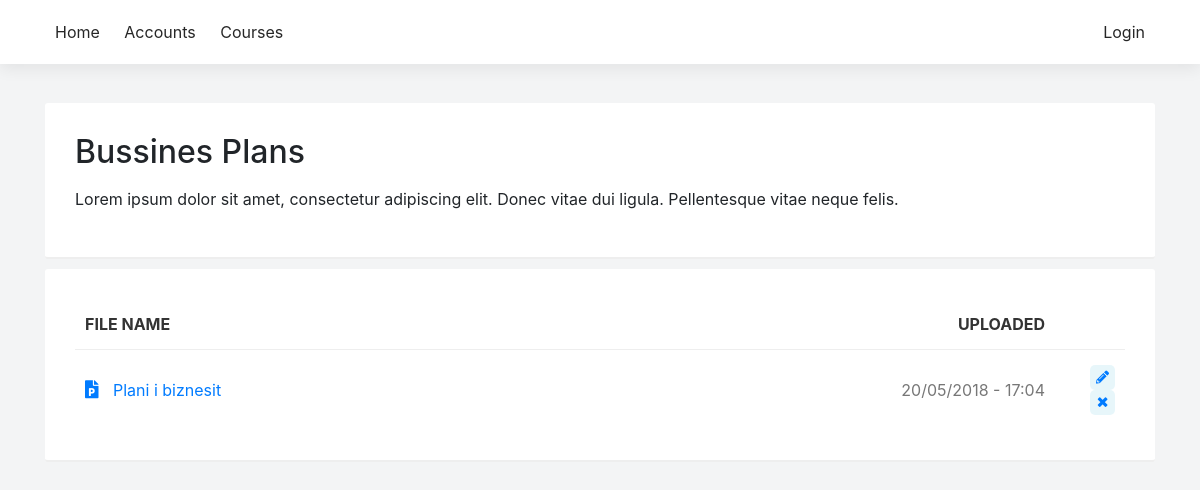
The page /programs/course/5 on the database as committed earlier.
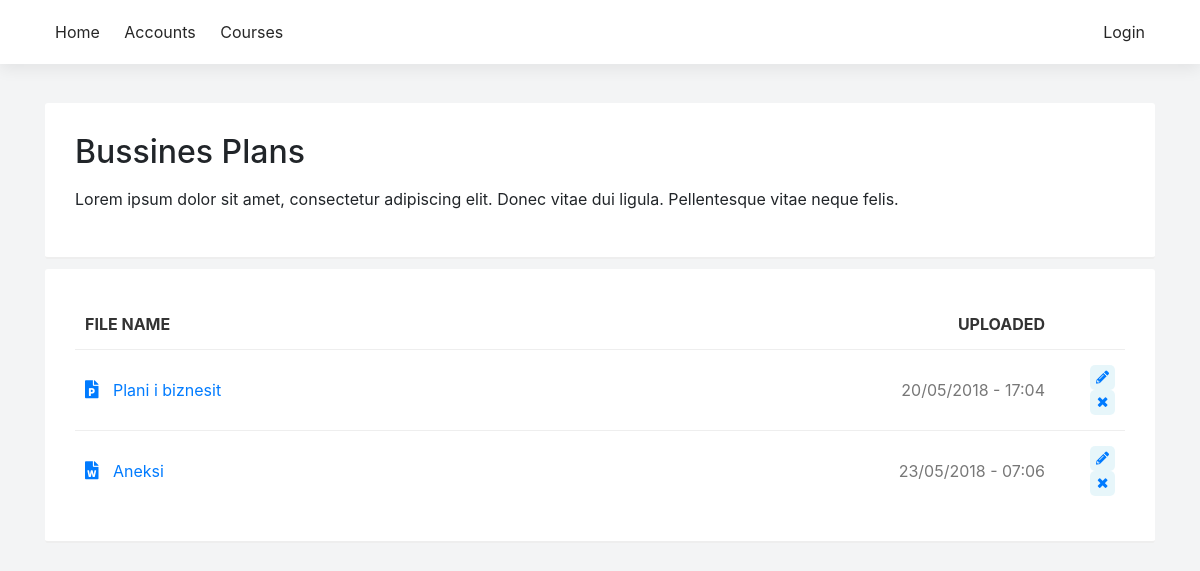
The same page on the database as committed later.
### sems/models.py (models this page shows)
class Upload(models.Model):
    name = models.CharField(max_length=100)
    course = models.ForeignKey(Course, on_delete=models.CASCADE)
    file = models.FileField(upload_to='files/', validators=[FileExtensionValidator(['pdf', 'docx', 'doc', 'xls', 'xlsx', 'ppt', 'pptx', 'zip', 'rar', '7zip'])])
    upload_time = models.DateTimeField(default=datetime.now, null=True)
    def get_extension_short(self):
        ext = str(self.file).split(".")
        ext = ext[len(ext)-1]
        if ext == 'doc' or ext == 'docx':
            return 'word'
        elif ext == 'pdf':
            return 'pdf'
        elif ext == 'xls' or ext == 'xlsx':
            return 'excel'
        elif ext == 'ppt' or ext == 'pptx':
            return 'powerpoint'
        elif ext == 'zip' or ext == 'rar' or ext == '7zip':
            return 'archive'
    def __str__(self):
        return str(self.file)[6:]

### sems/views.py (the view)
# urls.py: path('programs/course/<int:pk>', views.course_detail, name='course_detail'),
def course_detail(request, pk):
    course = Course.objects.get(pk = pk)
    files = Upload.objects.filter(course_id = pk)
    users = User.objects.all()
    return render(
        request, 'course_single.html', {'usrs': users, 'course': course, 'files': files, 'media_url': settings.MEDIA_ROOT},
    )

### sems/models.py (called while the page is built)
    def __str__(self):
        return self.name

### sems/templates/course_single.html (shortened to what this page needs)
{% extends 'base_generic.html' %}
{% block content %}
<div class="card-box">
    <h2>{{ course }}</h2>
    <p>Lorem ipsum dolor sit amet, consectetur adipiscing elit. Donec vitae dui ligula. Pellentesque vitae neque felis.</p>
</div>
{% load static %}
<div class="shadow-box">
    {% if files %}
    <table>
        <thead>
            <tr>
                <th>File name</th>
                <th class="text-right">Uploaded</th>
                <th></th>
            </tr>
        </thead>
        <tbody>
        {% for file in files %}
        <tr>
            <td><a href="{% static 'uploads/' %}{{ file.file }}" title="{{ file }}"><i style="font-size: 18px; padding-right: 10px;" class="fas fa-file-{{ file.get_extension_short }}"></i> {{ file.name }}</a><br/></td>
            <td class="text-right">{{ file.upload_time|date:'d/m/Y - H:i' }}</td>
            <td style="width: 70px" class="text-right"><a href="#"><span class="label sm-label"><i class="fas fa-pencil-alt"></i></span></a>
                <a href="#"><span class="label sm-label"><i class="fas fa-times"></i></span></a></td>
        </tr>
        {% endfor %}
        </tbody>
    </table>
    {% else %}
    <p class="lead">No files have been uploaded</p>
    {% endif %}
    </div>
{% endblock %}

Rows that differ between the two databases and show on the page:
added Upload: name "Aneksi", upload_time "23/05/2018 - 07:06"
